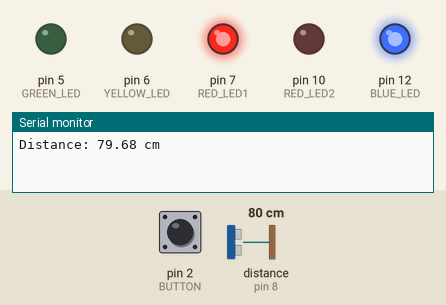
Recording of a sketch running on a simulated Arduino Uno, built with avr-gcc and run on an emulated ATmega328P. On the bench: output pins drawn as LEDs (lit = HIGH), the last lines printed to the serial monitor. Wiring (inferred from the names in the program): ultrasonic range finder: trigger pin 9; echo pin 8. Inputs (shaded band) come from the test bench; at power-on: pin 2 (BUTTON) HIGH, distance to the obstacle (sensor on pin 8) 80 cm. The echo pulse lasts 58.3 µs per cm; pins used as bus, display or sensor lines are not drawn.

Above: at 1.2 s.
1.3 s: pin 2 (BUTTON) pulled LOW for 1 s
At 2.2 s:
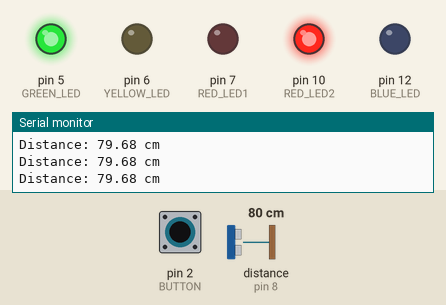
3.8 s: pin 2 (BUTTON) pulled LOW for 3.2 s
At 4.8 s:
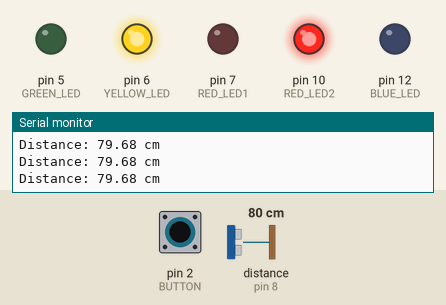
Timing chart, 0 to 6.9 s (numbered marks = the images above; inputs shaded):
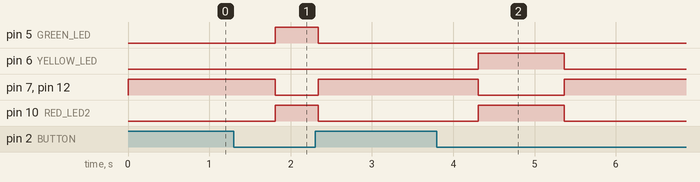

The sketch:

traffic_light1_with_sensor.ino
```cpp
#define RED_LED1 7
#define YELLOW_LED 6
#define GREEN_LED 5
#define BUTTON 2
#define BLUE_LED 12
#define RED_LED2 10
#define TRIG_PIN 9
#define ECHO_PIN 8

#define DETECTION_DISTANCE 100  // Distance threshold in cm

void setup() {
    pinMode(RED_LED1, OUTPUT);
    pinMode(YELLOW_LED, OUTPUT);
    pinMode(GREEN_LED, OUTPUT);
    pinMode(BLUE_LED, OUTPUT);
    pinMode(RED_LED2, OUTPUT);
    pinMode(BUTTON, INPUT_PULLUP);
    pinMode(TRIG_PIN, OUTPUT);
    pinMode(ECHO_PIN, INPUT);

    // Turn all LEDs OFF initially
    digitalWrite(RED_LED1, LOW);
    digitalWrite(YELLOW_LED, LOW);
    digitalWrite(GREEN_LED, LOW);
    digitalWrite(BLUE_LED, LOW);
    digitalWrite(RED_LED2, LOW);
    Serial.begin(9600);
}

void loop() {
    float distance = getDistance();  // Get ultrasonic sensor reading

    // If emergency button is pressed or an object is detected within 30cm, stop
  if (digitalRead(BUTTON) == HIGH ){
    	emergencyStop();
  }else if (distance <= DETECTION_DISTANCE){
    	normalTrafficCycle();
    } else {

        normalTrafficCycle();
    }
}

// Normal Traffic Light Sequence
void normalTrafficCycle() {
    setLights(HIGH, LOW, LOW, LOW, HIGH);  // Green ON
    delayWithEmergencyCheck(3000);

    setLights(LOW, HIGH, LOW, LOW, HIGH);  // Yellow ON
    delayWithEmergencyCheck(1000);

    setLights(LOW, LOW, HIGH, HIGH, LOW);  // Red ON
    delayWithEmergencyCheck(3000);
}

// Function to measure distance using Ultrasonic Sensor
float getDistance() {
    long duration;
    float distance;

    digitalWrite(TRIG_PIN, LOW);
    delayMicroseconds(2);
    digitalWrite(TRIG_PIN, HIGH);
    delayMicroseconds(10);
    digitalWrite(TRIG_PIN, LOW);

    duration = pulseIn(ECHO_PIN, HIGH);
    distance = (duration * 0.0343) / 2;  // Convert time to distance

    Serial.print("Distance: ");
    Serial.print(distance);
    Serial.println(" cm");

    return distance;
}

// Function to turn LEDs ON/OFF
void setLights(bool green, bool yellow, bool red, bool blue, bool orange) {
    digitalWrite(GREEN_LED, green);
    digitalWrite(YELLOW_LED, yellow);
    digitalWrite(RED_LED1, red);
    digitalWrite(BLUE_LED, blue);
    digitalWrite(RED_LED2, orange);
}

// Function to handle delays while checking button press
void delayWithEmergencyCheck(int time) {
    for (int i = 0; i < time / 100; i++) {
        if (digitalRead(BUTTON) == HIGH || getDistance() >= DETECTION_DISTANCE) {
            emergencyStop();
            return;
        }
        delay(100);
    }
}

// Emergency Stop (Red LED ON, Others OFF)
void emergencyStop() {
    setLights(LOW, LOW, HIGH, HIGH, LOW);  // Only Red LED ON

    // Stay in emergency mode until button is released
    while (digitalRead(BUTTON) == HIGH || getDistance() >= DETECTION_DISTANCE);

    delay(500);  // Small delay to avoid immediate restart
}
```

Measured:
- after the input at 1.3 s, pin 5 (GREEN_LED), pin 10 (RED_LED2): LOW → HIGH after 0.51 s, → LOW 0.53 s later; pin 7 (RED_LED1), pin 12 (BLUE_LED): HIGH → LOW after 0.51 s, → HIGH 0.53 s later
- after the input at 3.8 s, pin 6 (YELLOW_LED), pin 10 (RED_LED2): LOW → HIGH after 0.51 s, → LOW 1.1 s later; pin 7 (RED_LED1), pin 12 (BLUE_LED): HIGH → LOW after 0.51 s, → HIGH 1.1 s later
